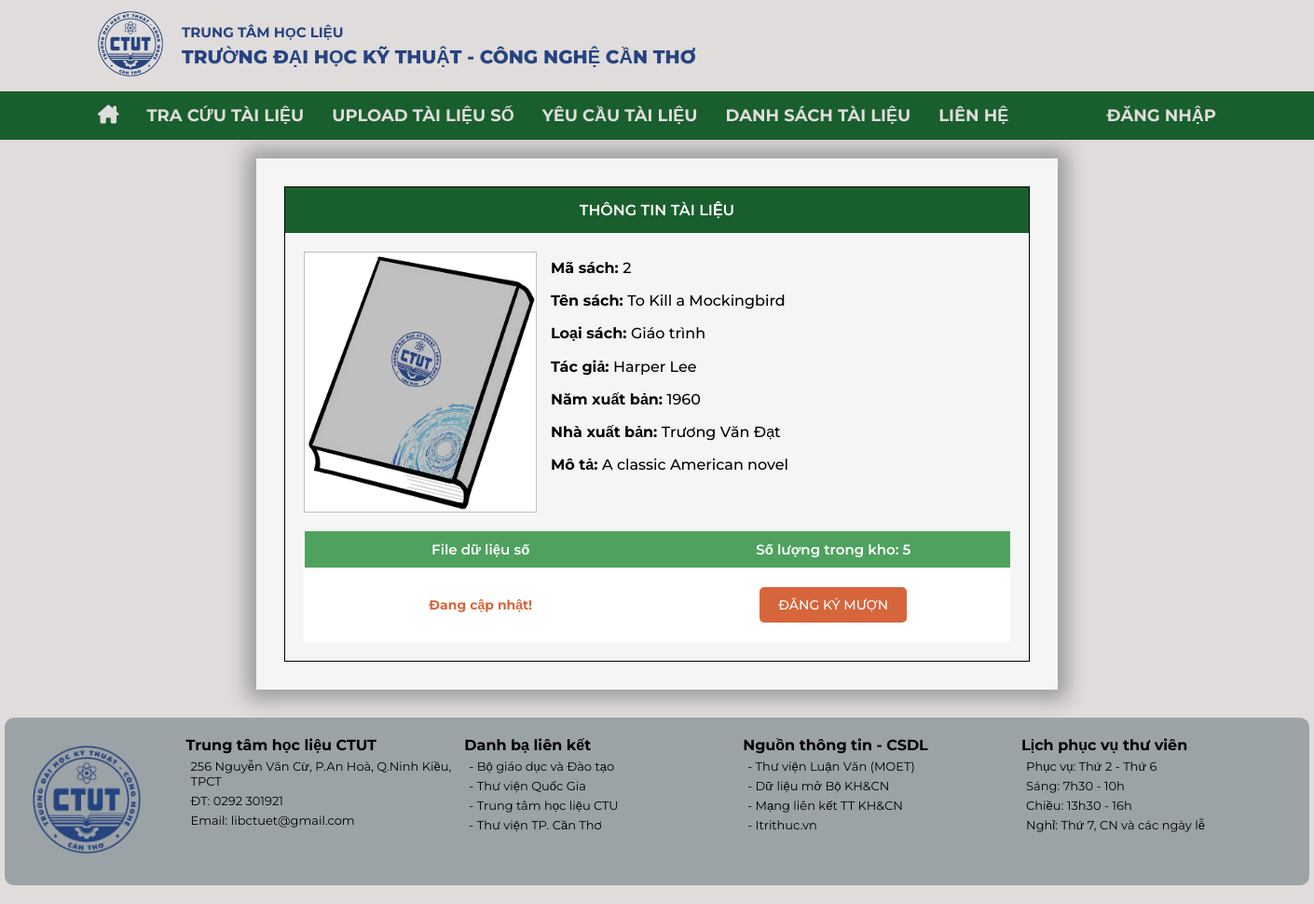
Page /?controller=user&action=book_detail&id=2 on the committed database.
### tables this page shows
CREATE TABLE `book` (
  `idBook` int(10) NOT NULL,
  `nameBook` varchar(100) NOT NULL,
  `quantityBook` int(11) NOT NULL,
  `imgBook` varchar(255) NOT NULL,
  `creatorBook` varchar(50) NOT NULL,
  `publisherBook` varchar(255) NOT NULL,
  `dateBook` year(4) NOT NULL,
  `desBook` varchar(500) NOT NULL,
  `id_Category` int(11) NOT NULL
);

CREATE TABLE `category` (
  `idCategory` int(11) NOT NULL,
  `nameCategory` varchar(50) NOT NULL
);

### controllers/baseController.php (called while the page is built, shortened)
<?php
class baseController
{
    protected function loadview($viewPath, array $data = [])
    {
        return require (self::VIEW_FOLDER_NAME . '/' . str_replace('.', '/', $viewPath) . '.php');
    }
}
?>

### controllers/userController.php (called while the page is built, shortened)
<?php
class userController extends baseController
{
  private $userModel;
  public function __construct()
  {
    $this->userModel = new userModel;
  }
  public function book_detail()
  {
    $id = $_GET['id'];
    $getOneBook = $this->userModel->getOneBook($id);
    return $this->loadview('user.book-detail', ['bookData' => $getOneBook]);
  }
}
?>

### models/userModel.php (called while the page is built, shortened)
<?php
class userModel extends baseModel
{
  public function getOneBook($id)
  {
    $sql = "SELECT book.*, upload.*, category.*
    FROM book
    LEFT JOIN upload ON book.idBook = upload.id_Book
    LEFT JOIN category ON book.id_Category = category.idCategory
    WHERE book.idBook = '$id';";
    $query = $this->_query($sql);
    return $query;
  }
}
?>

### models/baseModel.php (called while the page is built)
<?php
class baseModel extends database{
    protected $conn;
    public function __construct()
    {
        $this->conn = $this->connect();
    }
    public function _query($sql){
        return mysqli_query($this->conn,$sql);
    }
}
?>

### core/database.php (called while the page is built, shortened)
<?php
class database{
    public function connect(){
        $conn = mysqli_connect(self::HOST,self::USERNAME,self::PASSWORD,self::DBNAME);
        if(mysqli_connect_errno() == 0){
            return $conn;
        }
        return false;
    }
}
?>

### views/user/book-detail.php (the view, shortened to what this page needs)
<div class="container bookdetail">
  <div class="book-detail">
    <div class="book-form">
      <div id="profile__title" style="text-align: center;">Thông tin tài liệu</div>
      <?php $book = mysqli_fetch_assoc($bookData); ?>
      <div class="book-form-sub">
        <img src="<?= !empty($book['imgBook']) ? $book['imgBook'] : "./upload/book.png"; ?>" alt="">
        <ul>
          <li>Mã sách: <span id="idBook"><?= $book['idBook']; ?></span></li>
          <li>Tên sách: <span><?= $book['nameBook']; ?></span></li>
          <li>Loại sách: <span><?= $book['nameCategory']; ?></span></li>
          <li>Tác giả: <span><?= $book['creatorBook']; ?></span></li>
          <li>Năm xuất bản: <span><?= $book['dateBook']; ?></span></li>
          <li>Nhà xuất bản: <span><?= $book['publisherBook']; ?></span></li>
          <li>Mô tả: <span><?= $book['desBook']; ?></span></li>
        </ul>
      </div>
      <div>
        <table class="table-book">
          <tr>
            <th style="width: 50%">File dữ liệu số</th>
            <th style="width: 50%">Số lượng trong kho: <span><?= $book['quantityBook']; ?></span></th>
          </tr>
          <tr>
            <td>
              <?php if (!empty($book['titleUpload'])): ?>
                <a href="<?php echo $book['uploadURL']; ?>" target="_blank"><?php echo $book['titleUpload']; ?>.pdf</a>
              <?php else: ?>
                <span style="color: var(--orange-color); font-weight: 700;">Đang cập nhật!</span>
              <?php endif; ?>
            </td>
            <td>
              <button type="button" id="request-Book">Đăng ký mượn</button>
            </td>
          </tr>
        </table>
      </div>
    </div>
  </div>
</div>

### css/style.css (style rules this page uses)
* { padding: 0; margin: 0; font-family: "Montserrat", sans-serif; box-sizing: border-box; }
:root { --white-color: #e0dcdc; --orange-color: #d7653b; --green-color: #195f2d; --border-radius: 5px; --white-cl: white; --black-cl: black; --purple-cl: rgb(116, 4, 103); --red-cl: rgb(250, 54, 50); --red-black-cl: rgb(217, 13, 9); --green-cl: rgb(3, 165, 3); --green-black-cl: rgb(14, 130, 14); --black-gray-cl: #2b2f32; --blue-dark-cl: rgb(0 63 115); --blue-cl: rgb(0, 122, 222); --blue-white-cl: rgb(18, 149, 255); --orange-cl: rgb(255, 174, 0); --gray-cl: rgb(172, 172, 172); --gray-white-cl: rgb(198, 198, 198); --gray-black-cl: #2c3338; }
body { background-color: var(--white-color); }

### css/user/profile.css (style rules this page uses)
#profile__title { padding: 15px; font-weight: 600; color: #ffffff; font-size: 16px; background: var(--green-color); text-transform: uppercase; }

### css/user/book-detail.css (style rules this page uses)
.book-detail { font-size: 14px; display: flex; margin: 0 auto; top: 150px; left: 50%; width: fit-content; padding: 30px; background: whitesmoke; gap: 30px; box-shadow: 0px 0px 20px 10px rgba(0, 0, 0, 0.3); flex-direction: column; }
.book-form { width: 800px; border: 1px black solid; }
.book-form-sub { display: flex; padding: 20px; gap: 15px; font-weight: 500; line-height: 2.2; font-size: 16px; }
.book-form-sub > img { width: 250px; height: 280px; border: 1px rgb(190, 190, 190) solid; }
.book-form-sub > ul > li { font-weight: 700; }
.book-form-sub > ul > li > span { font-weight: 500; }

### css/user/rentHistory.css (style rules this page uses)
#rent-table th, td { border: 1px solid #fff; text-align: center; }

### css/admin/header.css (style rules this page uses)
li { list-style: none; }

### rows in the picture
book: idBook "2", nameBook "To Kill a Mockingbird", id_Category.nameCategory "Giáo trình", creatorBook "Harper Lee", dateBook "1960", publisherBook "Trương Văn Đạt", desBook "A classic American novel", quantityBook "5"
